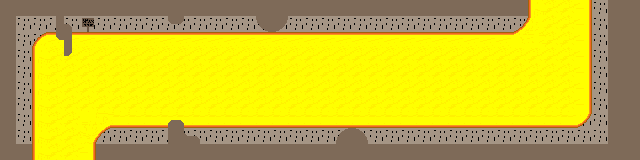

Below is a game level as drawn by its tile map, then a one-line description and the .tmx file that defines it, in full:
An orthogonal 40x10 tile map with 16x16 px tiles, 4 tile layers (Tile Layer 2, Tile Layer 1, Tile Layer 3, Tile Layer 4), 3 tilesets.

<map version="1.10" tiledversion="1.10.2" orientation="orthogonal" renderorder="right-down" width="40" height="10" tilewidth="16" tileheight="16" infinite="0" nextlayerid="5" nextobjectid="1">
 <tileset firstgid="1" source="terrain_tilesets.tsx" />
 <tileset firstgid="289" source="dirt cutout.tsx" />
 <tileset firstgid="343" source="dirt 2 cutout.tsx" />
 <layer id="2" name="Tile Layer 2" width="40" height="10">
  <data encoding="csv">
344,344,344,344,344,344,344,344,344,344,344,344,344,344,344,344,344,344,344,344,344,344,344,344,344,344,344,344,344,344,344,344,344,344,344,344,344,344,344,344,
344,344,344,344,344,344,344,344,344,344,344,344,344,344,344,344,344,344,344,344,344,344,344,344,344,344,344,344,344,344,344,344,344,344,344,344,344,344,344,344,
344,344,344,344,344,344,344,344,344,344,344,344,344,344,344,344,344,344,344,344,344,344,344,344,344,344,344,344,344,344,344,344,344,344,344,344,344,344,344,344,
344,344,344,344,344,344,344,344,344,344,344,344,344,344,344,344,344,344,344,344,344,344,344,344,344,344,344,344,344,344,344,344,344,344,344,344,344,344,344,344,
344,344,344,344,344,344,344,344,344,344,344,344,344,344,344,344,344,344,344,344,344,344,344,344,344,344,344,344,344,344,344,344,344,344,344,344,344,344,344,344,
344,344,344,344,344,344,344,344,344,344,344,344,344,344,344,344,344,344,344,344,344,344,344,344,344,344,344,344,344,344,344,344,344,344,344,344,344,344,344,344,
344,344,344,344,344,344,344,344,344,344,344,344,344,344,344,344,344,344,344,344,344,344,344,344,344,344,344,344,344,344,344,344,344,344,344,344,344,344,344,344,
344,344,344,344,344,344,344,344,344,344,344,344,344,344,344,344,344,344,344,344,344,344,344,344,344,344,344,344,344,344,344,344,344,344,344,344,344,344,344,344,
344,344,344,344,344,344,344,344,344,344,344,344,344,344,344,344,344,344,344,344,344,344,344,344,344,344,344,344,344,344,344,344,344,344,344,344,344,344,344,344,
344,344,344,344,344,344,344,344,344,344,344,344,344,344,344,344,344,344,344,344,344,344,344,344,344,344,344,344,344,344,344,344,344,344,344,344,344,344,344,344
</data>
 </layer>
 <layer id="1" name="Tile Layer 1" width="40" height="10">
  <data encoding="csv">
0,0,0,0,0,0,0,0,0,0,0,0,0,0,0,0,0,0,0,0,0,0,0,0,0,0,0,0,0,0,0,0,0,194,196,196,197,0,0,0,
0,0,0,0,0,0,0,0,0,0,0,0,0,0,0,0,0,0,0,0,0,0,0,0,0,0,0,0,0,0,0,0,267,268,196,196,197,0,0,0,
0,0,182,184,184,184,184,184,184,184,184,184,184,184,184,184,184,184,184,184,184,184,184,184,184,184,184,184,184,184,184,184,279,280,196,196,197,0,0,0,
0,0,194,196,196,196,196,196,196,196,196,196,196,196,196,196,196,196,196,196,196,196,196,196,196,196,196,196,196,196,196,196,196,196,196,196,197,0,0,0,
0,0,194,196,196,196,196,196,196,196,196,196,196,196,196,196,196,196,196,196,196,196,196,196,196,196,196,196,196,196,196,196,196,196,196,196,197,0,0,0,
0,0,194,196,196,196,196,196,196,196,196,196,196,196,196,196,196,196,196,196,196,196,196,196,196,196,196,196,196,196,196,196,196,196,196,196,197,0,0,0,
0,0,194,196,196,196,196,196,196,196,196,196,196,196,196,196,196,196,196,196,196,196,196,196,196,196,196,196,196,196,196,196,196,196,196,196,197,0,0,0,
0,0,194,196,196,241,242,220,220,220,220,220,220,220,220,220,220,220,220,220,220,220,220,220,220,220,220,220,220,220,220,220,220,220,220,220,221,0,0,0,
0,0,194,196,196,253,254,0,0,0,0,0,0,0,0,0,0,0,0,0,0,0,0,0,0,0,0,0,0,0,0,0,0,0,0,0,0,0,0,0,
0,0,194,196,196,197,0,0,0,0,0,0,0,0,0,0,0,0,0,0,0,0,0,0,0,0,0,0,0,0,0,0,0,0,0,0,0,0,0,0
</data>
 </layer>
 <layer id="3" name="Tile Layer 3" width="40" height="10">
  <data encoding="csv">
309,309,309,309,309,309,309,309,309,309,309,309,309,309,309,309,309,309,309,309,309,309,309,309,309,309,309,309,309,309,309,309,309,0,0,0,0,0,309,309,
309,0,0,317,326,0,0,0,0,0,0,0,0,0,0,0,1073742122,1073742123,0,0,0,0,0,0,0,0,0,0,0,0,0,0,0,0,0,0,0,0,309,309,
309,0,0,334,316,0,0,0,0,0,0,0,0,0,0,0,0,0,0,0,0,0,0,0,0,0,0,0,0,0,0,0,0,0,0,0,0,0,309,309,
309,0,0,0,335,0,0,0,0,0,0,0,0,0,0,0,0,0,0,0,0,0,0,0,0,0,0,0,0,0,0,0,0,0,0,0,0,0,309,309,
309,0,0,0,0,0,0,0,0,0,0,0,0,0,0,0,0,0,0,0,0,0,0,0,0,0,0,0,0,0,0,0,0,0,0,0,0,0,309,309,
309,0,0,0,0,0,0,0,0,0,0,0,0,0,0,0,0,0,0,0,0,0,0,0,0,0,0,0,0,0,0,0,0,0,0,0,0,0,309,309,
309,0,0,0,0,0,0,0,0,0,0,0,0,0,0,0,0,0,0,0,0,0,0,0,0,0,0,0,0,0,0,0,0,0,0,0,0,0,309,309,
309,0,0,0,0,0,0,0,0,0,325,326,0,0,0,0,0,0,0,0,0,0,0,0,0,0,0,0,0,0,0,0,0,0,0,0,0,0,309,309,
309,0,0,0,0,0,0,0,0,0,317,310,326,0,0,0,0,0,0,0,0,298,299,0,0,0,0,0,0,0,0,0,0,0,0,0,0,0,309,309,
309,309,0,0,0,0,309,309,309,309,309,309,309,309,309,309,309,309,309,309,309,309,309,309,309,309,309,309,309,309,309,309,309,309,309,309,309,309,309,309
</data>
 </layer>
 <layer id="4" name="Tile Layer 4" width="40" height="10">
  <data encoding="csv">
0,0,0,0,0,0,0,0,0,0,0,0,0,0,0,0,0,0,0,0,0,0,0,0,0,0,0,0,0,0,0,0,0,0,0,0,0,0,0,0,
0,0,0,0,0,387,0,0,0,0,334,335,0,0,0,0,0,0,0,0,0,0,0,0,0,0,0,0,0,0,0,0,0,0,0,0,0,0,0,0,
0,0,0,0,0,0,0,0,0,0,0,0,0,0,0,0,0,0,0,0,0,0,0,0,0,0,0,0,0,0,0,0,0,0,0,0,0,0,0,0,
0,0,0,0,0,0,0,0,0,0,0,0,0,0,0,0,0,0,0,0,0,0,0,0,0,0,0,0,0,0,0,0,0,0,0,0,0,0,0,0,
0,0,0,0,0,0,0,0,0,0,0,0,0,0,0,0,0,0,0,0,0,0,0,0,0,0,0,0,0,0,0,0,0,0,0,0,0,0,0,0,
0,0,0,0,0,0,0,0,0,0,0,0,0,0,0,0,0,0,0,0,0,0,0,0,0,0,0,0,0,0,0,0,0,0,0,0,0,0,0,0,
0,0,0,0,0,0,0,0,0,0,0,0,0,0,0,0,0,0,0,0,0,0,0,0,0,0,0,0,0,0,0,0,0,0,0,0,0,0,0,0,
0,0,0,0,0,0,0,0,0,0,0,0,0,0,0,0,0,0,0,0,0,0,0,0,0,0,0,0,0,0,0,0,0,0,0,0,0,0,0,0,
0,0,0,0,0,0,0,0,0,0,0,0,0,0,0,0,0,0,0,0,0,0,0,0,0,0,0,0,0,0,0,0,0,0,0,0,0,0,0,0,
0,0,0,0,0,0,0,0,0,0,0,0,0,0,0,0,0,0,0,0,0,0,0,0,0,0,0,0,0,0,0,0,0,0,0,0,0,0,0,0
</data>
 </layer>
</map>
